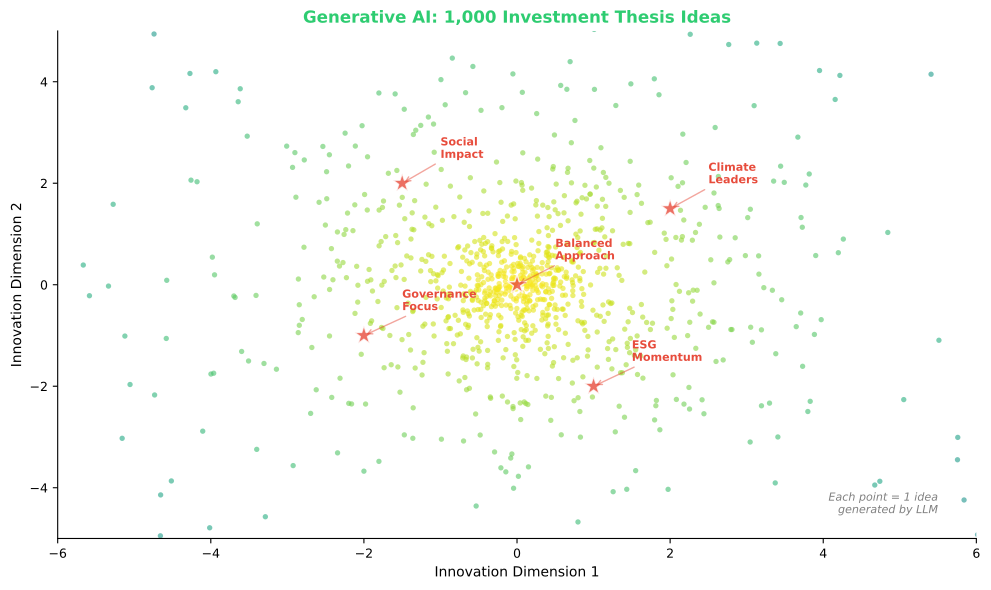

The Python source for this figure:
"""Idea Generation Cloud - Generative AI creating 1000 ideas"""
import numpy as np
import matplotlib.pyplot as plt
from pathlib import Path

plt.rcParams.update({
    'font.size': 10, 'axes.labelsize': 10, 'axes.titlesize': 11,
    'xtick.labelsize': 9, 'ytick.labelsize': 9, 'legend.fontsize': 9,
    'figure.figsize': (10, 6), 'figure.dpi': 150
})

np.random.seed(42)
fig, ax = plt.subplots(figsize=(10, 6))

# Generate 1000 idea points in a cloud pattern
n_points = 1000
theta = np.random.uniform(0, 2 * np.pi, n_points)
r = np.random.exponential(2, n_points)
x = r * np.cos(theta) + np.random.normal(0, 0.3, n_points)
y = r * np.sin(theta) + np.random.normal(0, 0.3, n_points)

# Color by distance from center (innovation quality)
distances = np.sqrt(x**2 + y**2)
colors = plt.cm.viridis(1 - distances / distances.max())

ax.scatter(x, y, c=colors, s=15, alpha=0.6, edgecolors='none')

# Highlight some key idea clusters
cluster_centers = [(2, 1.5), (-1.5, 2), (-2, -1), (1, -2), (0, 0)]
cluster_labels = ['Climate\nLeaders', 'Social\nImpact', 'Governance\nFocus', 'ESG\nMomentum', 'Balanced\nApproach']

for (cx, cy), label in zip(cluster_centers, cluster_labels):
    ax.scatter(cx, cy, s=200, c='#e74c3c', alpha=0.8, marker='*', edgecolors='white', linewidth=1)
    ax.annotate(label, (cx, cy), xytext=(cx + 0.5, cy + 0.5),
               fontsize=8, color='#e74c3c', fontweight='bold',
               arrowprops=dict(arrowstyle='->', color='#e74c3c', alpha=0.5))

ax.set_xlim(-6, 6)
ax.set_ylim(-5, 5)
ax.set_xlabel('Innovation Dimension 1', fontsize=10)
ax.set_ylabel('Innovation Dimension 2', fontsize=10)
ax.set_title('Generative AI: 1,000 Investment Thesis Ideas', fontsize=12, fontweight='bold', color='#2ecc71')
ax.spines['top'].set_visible(False)
ax.spines['right'].set_visible(False)

# Add annotation
ax.text(5.5, -4.5, 'Each point = 1 idea\ngenerated by LLM', fontsize=8, ha='right', color='gray', style='italic')

plt.tight_layout()
plt.savefig(Path(__file__).parent / 'chart.pdf', dpi=300, bbox_inches='tight')
plt.savefig(Path(__file__).parent / 'chart.png', dpi=150, bbox_inches='tight')
plt.close()
print("06_idea_generation created")
